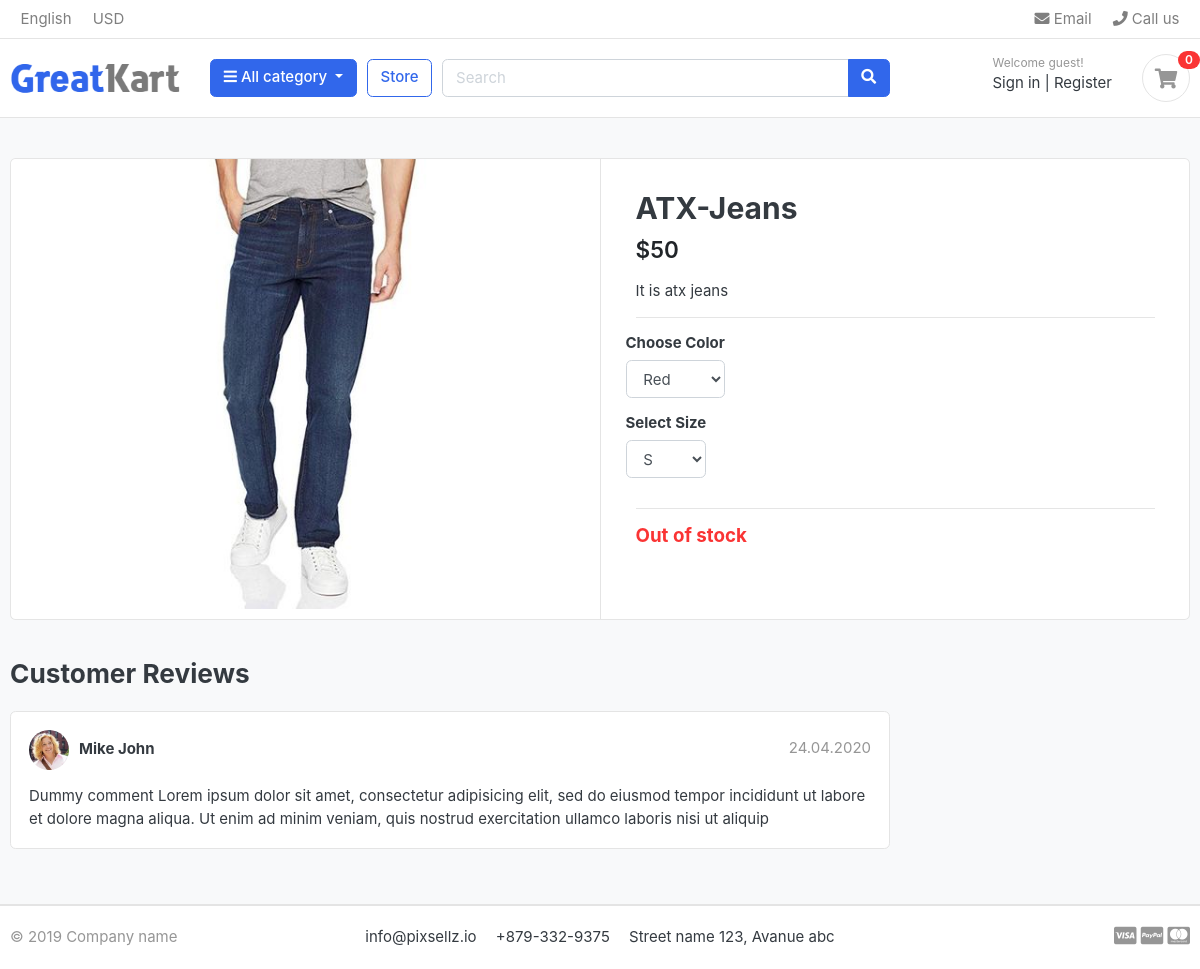
Before: /store/category/jeans/atx-jeans/ with the older database file.
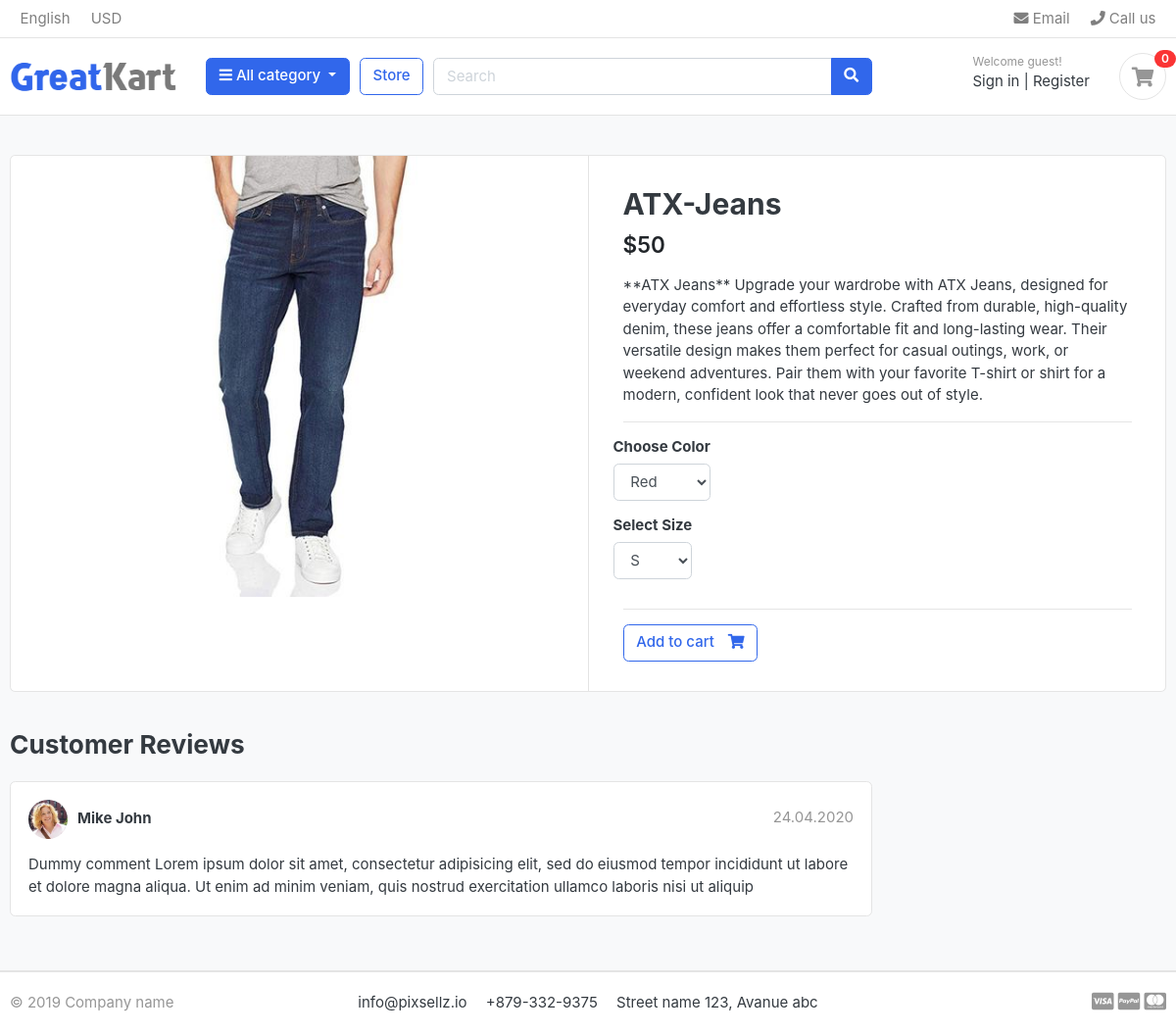
After: the same page with the newer database file.
### store/models.py (models this page shows, shortened)
class Product(models.Model):
    product_name = models.CharField(max_length=200 , unique=True)
    slug = models.SlugField(max_length=200 , unique=True)
    description = models.TextField(max_length=500, blank=True)
    price = models.IntegerField()
    images = models.ImageField(upload_to="photos/products")
    stock = models.IntegerField()
    is_available = models.BooleanField(default=True)
    category = models.ForeignKey(Category , on_delete=models.CASCADE)
    created_date = models.DateTimeField(auto_now_add=True)
    modified_date = models.DateTimeField(auto_now_add=True)

### store/views.py (the view)
# urls.py: path("category/<slug:category_slug>/<slug:product_slug>/", views.product_detail , name="product_detail"),
def product_detail(request , category_slug , product_slug):
    try:
        single_product = Product.objects.get(category__slug=category_slug, slug=product_slug)
        in_cart = CartItem.objects.filter(cart__cart_id=_cart_id(request) , product=single_product).exists()
    except Exception as e:
        raise e
    context = {
        'single_product' : single_product,
        'in_cart' : in_cart
    }
    return render(request , 'store/product_detail.html' , context)

### carts/context_processors.py (called while the page is built)
def counter(request):
    quantity = 0
    try:
        cart = Cart.objects.get(cart_id=request.session.session_key)
        cart_items = CartItem.objects.filter(cart=cart)
        for item in cart_items:
            quantity += item.quantity
    except:
        pass
    return {
        'quantity': quantity
    }

### carts/views.py (called while the page is built)
def _cart_id(request):
    cart = request.session.session_key
    if not cart:
        request.session.create()
        cart = request.session.session_key
    return cart

### category/context_processors.py (called while the page is built)
def menu_links(request):
    links = Category.objects.all()
    return dict(links=links)

### category/models.py (called while the page is built)
    def get_url(self):
        return reverse('products_by_category', args=[self.slug])

### templates/store/product_detail.html (shortened to what this page needs)
{% extends "base.html" %}
{% load static %}
{% block content %}
<section class="section-content padding-y bg">
<div class="container">
<div class="card">
	<div class="row no-gutters">
		<aside class="col-md-6">
<article class="gallery-wrap">
	<div class="img-big-wrap">
	   <a href="#"><img src="{{single_product.images.url }}"></a>
	</div>
</article>
		</aside>
		<main class="col-md-6 border-left">
<form action="{% url 'add_cart' single_product.id %}" method="GET">
<article class="content-body">
<h2 class="title">{{ single_product.product_name }}</h2>
<div class="mb-3">
	<var class="price h4">${{ single_product.price }}</var>
</div>
<p>{{single_product.description}}</p>
<hr>
	<div class="row">
		<div class="item-option-select">
			<h6>Choose Color</h6>
			<select name='color' class="form-control">
				<option value="red">Red</option>
			</select>
		</div>
	</div>
	<div class="row">
		<div class="item-option-select">
			<h6>Select Size</h6>
			<select name='size' class="form-control">
				<option value="s">S</option>
			</select>
		</div>
	</div>
	<hr>
	{% if single_product.stock > 0 %}
	{% if in_cart %}
	<a href="#" class="btn  btn-success"> <span class="text">Added to cart</span> <i class="fas fa-check"></i></a>
	<a href="{% url 'cart' %}" class="btn  btn-primary"> <span class="text">View Cart</span> <i class="fas fa-eye"></i></a>
	{% else %}
	<button type="submit" class="btn  btn-outline-primary"> <span class="text">Add to cart</span> <i class="fas fa-shopping-cart"></i>  </button>
	{% endif %}
	{% else %}
	<h5 class="text-danger">Out of stock</h5>
	{% endif %}
</article>
</form>
		</main>
	</div>
</div>
<br>
<div class="row">
			<div class="col-md-9">
	<header class="section-heading">
		<h3>Customer Reviews </h3>
	</header>
	<article class="box mb-3">
		<div class="icontext w-100">
			<img src="{% static "./images/avatars/avatar1.jpg" %}" class="img-xs icon rounded-circle">
			<div class="text">
				<span class="date text-muted float-md-right">24.04.2020 </span>
				<h6 class="mb-1">Mike John </h6>
			</div>
		</div>
		<div class="mt-3">
			<p>
				Dummy comment Lorem ipsum dolor sit amet, consectetur adipisicing elit, sed do eiusmod
				tempor incididunt ut labore et dolore magna aliqua. Ut enim ad minim veniam,
				quis nostrud exercitation ullamco laboris nisi ut aliquip
			</p>
		</div>
	</article>
	</div>
</div>
</div>
</section>
{% endblock %}

### templates/base.html (shortened to what this page needs)
{% load static %}
<!DOCTYPE HTML>
<html lang="en">
<head>
<link href="{% static "css/bootstrap.css" %}" rel="stylesheet" type="text/css"/>
<link href="{% static "fonts/fontawesome/css/all.min.css" %}" type="text/css" rel="stylesheet">
<link href="{% static "css/ui.css" %}" rel="stylesheet" type="text/css"/>
<link href="{% static "css/responsive.css" %}" rel="stylesheet" media="only screen and (max-width: 1200px)" />
</head>
<body>
{% include "includes/navbar.html" %}
{% block content %}
{% endblock  %}
{% include "includes/footer.html" %}

### templates/includes/navbar.html (shortened to what this page needs)
{% load static %}
<header class="section-header">
<nav class="navbar p-md-0 navbar-expand-sm navbar-light border-bottom">
<div class="container">
  <div class="collapse navbar-collapse" id="navbarTop4">
    <ul class="navbar-nav mr-auto">
    	<li class="nav-item dropdown">
		 	<a href="#" class="nav-link">   English </a>
		</li>
		<li class="nav-item dropdown">
			<a href="#" class="nav-link"> USD </a>
		</li>
    </ul>
    <ul class="navbar-nav">
		<li><a href="#" class="nav-link"> <i class="fa fa-envelope"></i> Email </a></li>
		<li><a href="#" class="nav-link"> <i class="fa fa-phone"></i> Call us </a></li>
	</ul>
  </div>
</div>
</nav>
<section class="header-main border-bottom">
	<div class="container">
<div class="row align-items-center">
	<div class="col-lg-2 col-md-3 col-6">
		<a href="{% url 'home' %}" class="brand-wrap">
			<img class="logo" src="{% static "./images/logo.png" %}">
		</a>
	</div>
	<div class="col-lg col-sm col-md col-6 flex-grow-0">
		<div class="category-wrap dropdown d-inline-block float-right">
			<button type="button" class="btn btn-primary dropdown-toggle" data-toggle="dropdown">
				<i class="fa fa-bars"></i> All category
			</button>
		</div>
	</div>
	<a href="{% url 'store' %}" class="btn btn-outline-primary">Store</a>
	<div class="col-lg  col-md-6 col-sm-12 col">
		<form action="{% url 'search' %}" class="search" method='GET'>
			<div class="input-group w-100">
			    <input type="text" class="form-control" style="width:60%;" placeholder="Search" name='keyword'>
			    <div class="input-group-append">
			      <button class="btn btn-primary" type="submit">
			        <i class="fa fa-search"></i>
			      </button>
			    </div>
		    </div>
		</form>
	</div>
	<div class="col-lg-3 col-sm-6 col-8 order-2 order-lg-3">
				<div class="d-flex justify-content-end mb-3 mb-lg-0">
					<div class="widget-header">
						<small class="title text-muted">Welcome guest!</small>
						<div>
							<a href="./signin.html">Sign in</a> <span class="dark-transp"> | </span>
							<a href="./register.html"> Register</a>
						</div>
					</div>
					<a href="{% url 'cart' %}" class="widget-header pl-3 ml-3">
						<div class="icon icon-sm rounded-circle border"><i class="fa fa-shopping-cart"></i></div>
						<span class="badge badge-pill badge-danger notify">{{quantity}}</span>
					</a>
				</div>
			</div>
</div>
	</div>
</section>
</header>

### templates/includes/footer.html
<footer class="section-footer border-top">
	<div class="container">
		<section class="footer-bottom border-top row">
			<div class="col-md-2">
				<p class="text-muted"> &copy 2019 Company name </p>
			</div>
			<div class="col-md-8 text-md-center">
				<span  class="px-2">info@pixsellz.io</span>
				<span  class="px-2">+879-332-9375</span>
				<span  class="px-2">Street name 123, Avanue abc</span>
			</div>
			<div class="col-md-2 text-md-right text-muted">
				<i class="fab fa-lg fa-cc-visa"></i>
				<i class="fab fa-lg fa-cc-paypal"></i>
				<i class="fab fa-lg fa-cc-mastercard"></i>
			</div>
		</section>
	</div>
</footer>

### static/css/ui.css (style rules this page uses)
html { font-family: "Inter", sans-serif; font-size: 15px; }
.content-body { flex: 1 1 auto; padding: 2rem 2.3rem; }
.icon-xs, .icon-sm, .icon-md, .icon-lg { display: inline-block; text-align: center; flex-shrink: 0; flex-grow: 0; }
.icon-sm { width: 48px; height: 48px; line-height: 48px !important; font-size: 20px; }
.img-xs, .img-sm, .img-md, .img-lg { -o-object-fit: cover; object-fit: cover; flex-shrink: 0; flex-grow: 0; }
.img-xs { width: 40px; height: 40px; }
.padding-y { padding-top: 40px; padding-bottom: 40px; }
var { font-style: normal; }
article:after, .form-group:after { display: block; clear: both; content: ""; }
.bg { background-color: #f8f9fa; }
.section-heading { margin-bottom: 20px; margin-top: 15px; }
p:last-child { margin-bottom: 0; }
.header-main { position: relative; padding-top: 1rem; padding-bottom: 1rem; }
.brand-wrap .logo, .navbar-brand .logo { margin-right: 7px; max-height: 42px; display: inline-block; }
.widget-header { display: inline-block; vertical-align: middle; position: relative; }
.widget-header a { color: #343a40; }
.widget-header i { color: #969696; }
.widget-header .title { display: block; }
.widget-header .notify { position: absolute; top: -3px; right: -10px; }
.footer-bottom { padding-top: 20px; padding-bottom: 20px; }
.btn .text + i { margin-left: 10px; }
.icontext { display: inline-flex; align-items: center; vertical-align: middle; }
.icontext .text { width: 100%; line-height: 1.2; }
.icontext .icon { position: relative; margin-right: 10px; flex-shrink: 0; flex-grow: 0; }
.notify { position: absolute; top: -4px; right: -10px; display: inline-block; padding: 0.25em 0.6em; font-size: 12px; line-height: 1; text-align: center; border-radius: 3rem; color: #fff; background-color: #fa3434; }
.price { font-weight: 600; color: #212529; }
.box { padding: 18px; background: #fff; border-radius: 0.37rem; border: 1px solid #e4e4e4; }
.box img { max-width: 100%; }
.gallery-wrap .img-big-wrap { margin-bottom: 10px; border-radius: 0.37rem; overflow: hidden; background-color: #fff; }
.gallery-wrap .img-big-wrap a { text-align: center; display: block; }
.gallery-wrap .img-big-wrap img { height: 450px; width: auto; display: inline-block; }
.item-option-select { margin-bottom: 1rem; display: inline-block; margin-right: 15px; }

Changed rows visible on the page:
changed Product "ATX-Jeans": description "It is atx jeans" → "**ATX Jeans** Upgrade your wardrobe with ATX Jeans, designed for everyday comfort and effortless style. Crafted from durable, high-quality denim, these jeans offer a comfortable fit and long-lasting wear. Their versatile design makes them perfect for casual outings, work, or weekend adventures. Pair them with your favorite T-shirt or shirt for a modern, confident look that never goes out of style."; stock 0 → 500 (drawn)
Other visible differences:
text no longer shown: "Out of stock"
text now shown: "Add to cart"
